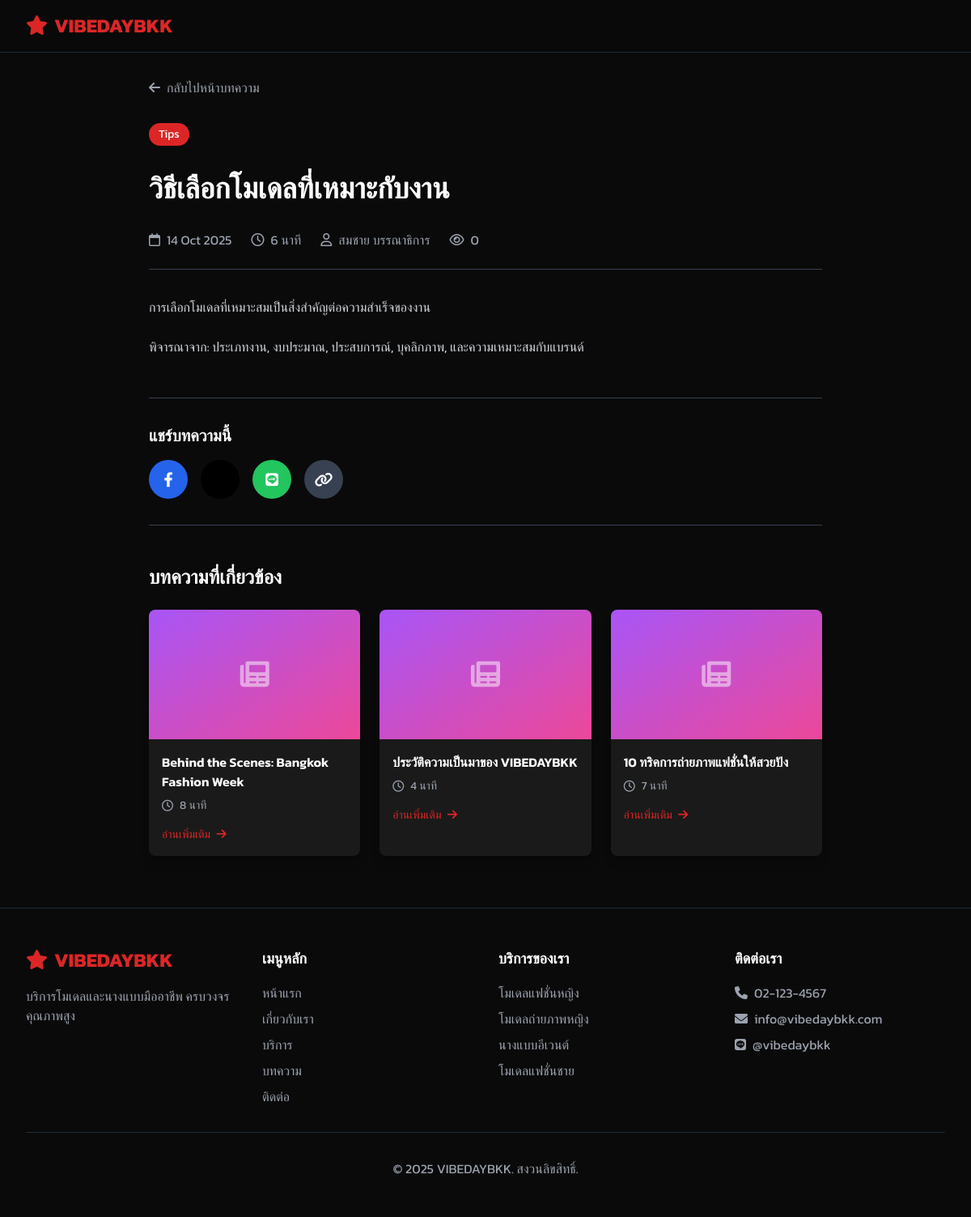
/article-detail.php?id=3, run on the app's committed database.
### tables this page shows
CREATE TABLE IF NOT EXISTS articles (
    id INT AUTO_INCREMENT PRIMARY KEY,
    title VARCHAR(255) NOT NULL,
    slug VARCHAR(255) NOT NULL UNIQUE,
    excerpt TEXT,
    content LONGTEXT NOT NULL,
    featured_image VARCHAR(255),
    category VARCHAR(100),
    author_id INT,
    read_time INT DEFAULT 5,
    view_count INT DEFAULT 0,
    status ENUM('draft', 'published', 'archived') DEFAULT 'draft',
    published_at DATETIME,
    created_at TIMESTAMP DEFAULT CURRENT_TIMESTAMP,
    updated_at TIMESTAMP DEFAULT CURRENT_TIMESTAMP ON UPDATE CURRENT_TIMESTAMP,
    FOREIGN KEY (author_id) REFERENCES users(id) ON DELETE SET NULL
);

CREATE TABLE IF NOT EXISTS users (
    id INT AUTO_INCREMENT PRIMARY KEY,
    username VARCHAR(50) NOT NULL UNIQUE,
    password VARCHAR(255) NOT NULL,
    full_name VARCHAR(100) NOT NULL,
    email VARCHAR(100) NOT NULL,
    role ENUM('admin', 'editor') DEFAULT 'editor',
    status ENUM('active', 'inactive') DEFAULT 'active',
    last_login DATETIME NULL,
    created_at TIMESTAMP DEFAULT CURRENT_TIMESTAMP,
    updated_at TIMESTAMP DEFAULT CURRENT_TIMESTAMP ON UPDATE CURRENT_TIMESTAMP
);

CREATE TABLE IF NOT EXISTS categories (
    id INT AUTO_INCREMENT PRIMARY KEY,
    code VARCHAR(50) NOT NULL UNIQUE,
    name VARCHAR(100) NOT NULL,
    name_en VARCHAR(100),
    description TEXT,
    icon VARCHAR(50),
    color VARCHAR(50),
    gender ENUM('female', 'male', 'all') DEFAULT 'all',
    price_min DECIMAL(10,2),
    price_max DECIMAL(10,2),
    sort_order INT DEFAULT 0,
    status ENUM('active', 'inactive') DEFAULT 'active',
    created_at TIMESTAMP DEFAULT CURRENT_TIMESTAMP,
    updated_at TIMESTAMP DEFAULT CURRENT_TIMESTAMP ON UPDATE CURRENT_TIMESTAMP
);

### article-detail.php (the view, shortened to what this page needs)
<?php
require_once 'includes/config.php';
$settings = [];
$result = db_get_rows($conn, "SELECT * FROM settings");
foreach ($result as $row) {
    $settings[$row['setting_key']] = $row['setting_value'];
}
$article_id = isset($_GET['id']) ? (int)$_GET['id'] : 0;
$stmt = $conn->prepare("
    SELECT a.*, u.full_name as author_name
    FROM articles a
    LEFT JOIN users u ON a.author_id = u.id
    WHERE a.id = ? AND a.status = 'published'
");
$stmt->bind_param('i', $article_id);
$stmt->execute();
$result = $stmt->get_result();
$article = $result->fetch_assoc();
$stmt = $conn->prepare("
    SELECT * FROM articles
    WHERE id != ? AND status = 'published'
    ORDER BY RAND()
    LIMIT 3
");
$stmt->bind_param('i', $article_id);
$stmt->execute();
$result = $stmt->get_result();
$related_articles = [];
while ($row = $result->fetch_assoc()) {
    $related_articles[] = $row;
}
?>
<!DOCTYPE html>
<html lang="th">
<head>
    <link href="https://cdnjs.cloudflare.com/ajax/libs/font-awesome/6.0.0/css/all.min.css" rel="stylesheet">
    <script src="https://cdn.tailwindcss.com"></script>
</head>
<body class="bg-dark text-white font-kanit">
    <nav class="fixed top-0 w-full bg-dark/95 backdrop-blur-sm z-50 border-b border-gray-800">
        <div class="max-w-7xl mx-auto px-4 sm:px-6 lg:px-8">
            <div class="flex justify-between items-center h-16">
                <div class="flex items-center">
                    <a href="index.php" class="text-2xl font-bold text-red-primary"><?php echo get_logo($settings); ?></a>
                </div>
            </div>
        </div>
    </nav>
    <article class="pt-24 pb-16 bg-dark">
        <div class="max-w-4xl mx-auto px-4 sm:px-6 lg:px-8">
            <a href="articles.php" class="inline-flex items-center text-gray-400 hover:text-red-primary transition-colors mb-8">
                <i class="fas fa-arrow-left mr-2"></i> กลับไปหน้าบทความ
            </a>
            <div class="mb-8">
                <?php if ($article['category']): ?>
                <div class="mb-4">
                    <span class="inline-block px-3 py-1 bg-red-primary text-white text-sm rounded-full mb-4"><?php echo $article['category']; ?></span>
                </div>
                <?php endif; ?>
                <h1 class="text-3xl md:text-4xl font-bold mb-4"><?php echo $article['title']; ?></h1>
            </div>
            <div class="flex items-center justify-between border-b border-gray-700 pb-6 mb-8">
                <div class="flex items-center space-x-6 text-gray-400">
                    <div class="flex items-center">
                        <i class="far fa-calendar mr-2"></i>
                        <span><?php echo format_date_thai($article['published_at'] ?? $article['created_at'], 'd M Y'); ?></span>
                    </div>
                    <div class="flex items-center">
                        <i class="far fa-clock mr-2"></i>
                        <span><?php echo $article['read_time']; ?> นาที</span>
                    </div>
                    <div class="flex items-center">
                        <i class="far fa-user mr-2"></i>
                        <span><?php echo $article['author_name'] ?? 'ทีมงาน VIBEDAYBKK'; ?></span>
                    </div>
                    <div class="flex items-center">
                        <i class="far fa-eye mr-2"></i>
                        <span><?php echo number_format($article['view_count']); ?></span>
                    </div>
                </div>
            </div>
            <div class="article-content mb-12">
                <?php echo $article['content']; ?>
            </div>
            <div class="border-t border-b border-gray-700 py-8 mb-12">
                <h3 class="text-xl font-semibold mb-4">แชร์บทความนี้</h3>
                <div class="flex space-x-4">
                    <a href="https://www.facebook.com/sharer/sharer.php?u=<?php echo urlencode(SITE_URL . '/article-detail.php?id=' . $article_id); ?>" target="_blank" class="bg-blue-600 hover:bg-blue-700 w-12 h-12 rounded-full text-white transition-all duration-300 flex items-center justify-center hover:scale-110" title="แชร์บน Facebook"><i class="fab fa-facebook-f text-lg"></i></a>
                    <a href="https://twitter.com/intent/tweet?url=<?php echo urlencode(SITE_URL . '/article-detail.php?id=' . $article_id); ?>&text=<?php echo urlencode($article['title']); ?>" target="_blank" class="bg-black hover:bg-gray-800 w-12 h-12 rounded-full text-white transition-all duration-300 flex items-center justify-center hover:scale-110" title="แชร์บน X"><i class="fab fa-x-twitter text-lg"></i></a>
                    <a href="https://social-plugins.line.me/lineit/share?url=<?php echo urlencode(SITE_URL . '/article-detail.php?id=' . $article_id); ?>" target="_blank" class="bg-green-500 hover:bg-green-600 w-12 h-12 rounded-full text-white transition-all duration-300 flex items-center justify-center hover:scale-110" title="แชร์บน Line"><i class="fab fa-line text-lg"></i></a>
                    <button onclick="copyLink()" class="bg-gray-700 hover:bg-gray-600 w-12 h-12 rounded-full text-white transition-all duration-300 flex items-center justify-center hover:scale-110" title="คัดลอกลิงก์"><i class="fas fa-link text-lg"></i></button>
                </div>
            </div>
            <?php if (!empty($related_articles)): ?>
            <div>
                <h3 class="text-2xl font-bold mb-6">บทความที่เกี่ยวข้อง</h3>
                <div class="grid grid-cols-1 md:grid-cols-3 gap-6">
                    <?php foreach ($related_articles as $related): ?>
                    <article class="related-article bg-dark-light rounded-lg overflow-hidden shadow-lg">
                        <?php if ($related['featured_image']): ?>
                            <img src="<?php echo UPLOADS_URL . '/' . $related['featured_image']; ?>" class="w-full h-40 object-cover" alt="<?php echo $related['title']; ?>">
                        <?php else: ?>
                            <div class="h-40 bg-gradient-to-br from-purple-500 to-pink-500 flex items-center justify-center">
                                <i class="fas fa-newspaper text-4xl text-white opacity-50"></i>
                            </div>
                        <?php endif; ?>
                        <div class="p-4">
                            <h4 class="font-semibold mb-2 hover:text-red-primary transition-colors">
                                <a href="article-detail.php?id=<?php echo $related['id']; ?>"><?php echo truncate_text($related['title'], 60); ?></a>
                            </h4>
                            <div class="flex items-center text-sm text-gray-400 mb-3">
                                <i class="far fa-clock mr-2"></i>
                                <span><?php echo $related['read_time']; ?> นาที</span>
                            </div>
                            <a href="article-detail.php?id=<?php echo $related['id']; ?>" class="text-red-primary hover:text-red-light text-sm">
                                อ่านเพิ่มเติม <i class="fas fa-arrow-right ml-1"></i>
                            </a>
                        </div>
                    </article>
                    <?php endforeach; ?>
                </div>
            </div>
            <?php endif; ?>
        </div>
    </article>
    <footer class="bg-dark py-12 border-t border-gray-800">
        <div class="max-w-7xl mx-auto px-4 sm:px-6 lg:px-8">
            <div class="grid grid-cols-1 md:grid-cols-4 gap-8">
                <div>
                    <div class="text-2xl font-bold text-red-primary mb-4"><?php echo get_logo($settings); ?></div>
                    <p class="text-gray-400 mb-4">บริการโมเดลและนางแบบมืออาชีพ ครบวงจร คุณภาพสูง</p>
                </div>
                <div>
                    <h4 class="text-lg font-semibold mb-4">เมนูหลัก</h4>
                    <ul class="space-y-2">
                        <li><a href="index.php" class="text-gray-400 hover:text-red-primary transition-colors duration-300">หน้าแรก</a></li>
                        <li><a href="index.php#about" class="text-gray-400 hover:text-red-primary transition-colors duration-300">เกี่ยวกับเรา</a></li>
                        <li><a href="services.php" class="text-gray-400 hover:text-red-primary transition-colors duration-300">บริการ</a></li>
                        <li><a href="articles.php" class="text-gray-400 hover:text-red-primary transition-colors duration-300">บทความ</a></li>
                        <li><a href="index.php#contact" class="text-gray-400 hover:text-red-primary transition-colors duration-300">ติดต่อ</a></li>
                    </ul>
                </div>
                <div>
                    <h4 class="text-lg font-semibold mb-4">บริการของเรา</h4>
                    <ul class="space-y-2">
                        <?php $footer_cats = db_get_rows($conn, "SELECT * FROM categories WHERE status = 'active' ORDER BY sort_order LIMIT 4");
                        foreach ($footer_cats as $cat): ?>
                        <li><a href="services-detail.php?category=<?php echo $cat['code']; ?>" class="text-gray-400 hover:text-red-primary transition-colors duration-300"><?php echo $cat['name']; ?></a></li>
                        <?php endforeach; ?>
                    </ul>
                </div>
                <div>
                    <h4 class="text-lg font-semibold mb-4">ติดต่อเรา</h4>
                    <ul class="space-y-2 text-gray-400">
                        <li><i class="fas fa-phone mr-2"></i><?php echo $settings['site_phone'] ?? '02-123-4567'; ?></li>
                        <li><i class="fas fa-envelope mr-2"></i><?php echo $settings['site_email'] ?? 'info@vibedaybkk.com'; ?></li>
                        <li><i class="fab fa-line mr-2"></i><?php echo $settings['site_line'] ?? '@vibedaybkk'; ?></li>
                    </ul>
                </div>
            </div>
            <div class="border-t border-gray-800 mt-8 pt-8 text-center text-gray-400">
                <p>&copy; <?php echo date('Y'); ?> VIBEDAYBKK. สงวนลิขสิทธิ์.</p>
            </div>
        </div>
    </footer>
</body>
</html>

### article-detail.php (style rules this page uses)
* { margin: 0; padding: 0; box-sizing: border-box; }
html { scroll-behavior: smooth; }
body { box-sizing: border-box; overflow-x: hidden; }
.article-content { line-height: 1.8; }
.article-content p { margin-bottom: 1.25rem; color: #D1D5DB; }
.related-article { transition: transform 0.3s ease, box-shadow 0.3s ease; }

### data on the page
articles: category "Tips", title "วิธีเลือกโมเดลที่เหมาะกับงาน", published_at "14 Oct 2025", read_time "6", author.full_name "สมชาย บรรณาธิการ", view_count "0", content "การเลือกโมเดลที่เหมาะสมเป็นสิ่งสำคัญต่อความสำเร็จของงาน พิจารณาจาก: ประเภทงาน, งบประมาณ, ประสบการณ์, บุคลิกภาพ, และความเหมาะสมกับแบรนด์"
articles: title "Behind the Scenes: Bangkok Fashion Week", read_time "8"
articles: title "ประวัติความเป็นมาของ VIBEDAYBKK", read_time "4"
articles: title "10 ทริคการถ่ายภาพแฟชั่นให้สวยปัง", read_time "7"
categories: name "โมเดลแฟชั่นหญิง"
categories: name "โมเดลถ่ายภาพหญิง"
categories: name "นางแบบอีเวนต์"
categories: name "โมเดลแฟชั่นชาย"

### other printed values
$logo_text "VIBEDAYBKK VIBEDAYBKK"
$settings['site_phone'] "02-123-4567"
$settings['site_email'] "info@vibedaybkk.com"
$settings['site_line'] "@vibedaybkk"
